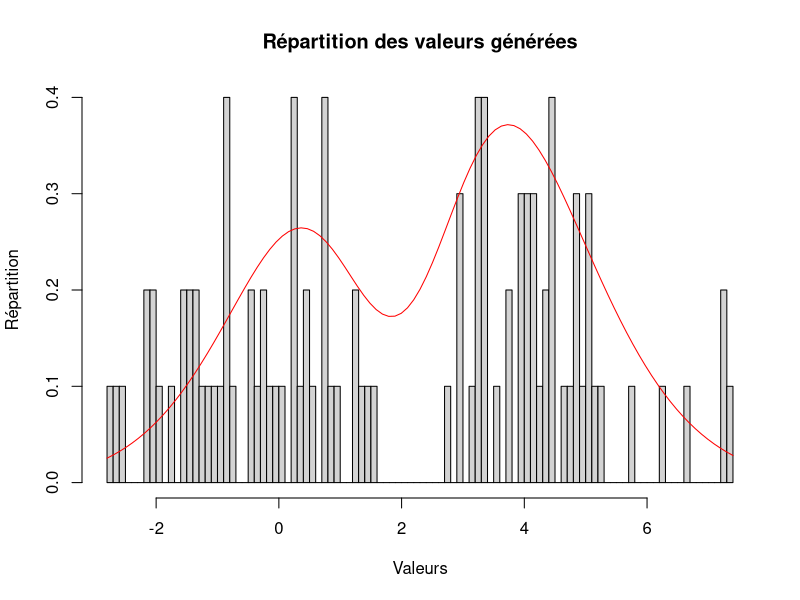

The R source for this figure:
set.seed(18)


cumu <- function(x, w, mean, sd) {
  normal_laws <- lapply(seq_len(length(w)), function(i) {
    w[i] * pnorm(x, mean = mean[i], sd = sd[i])
  })
  Reduce("+", normal_laws)
}
#Calcul de la fdr
fdr <- function(n=100, w, mean, sd) {
  r_1 <- qnorm(0.001, min(mean), max(sd))
  r_2 <- qnorm(0.999, max(mean), max(sd))
  k <- seq(r_1, r_2, (abs(r_1 - r_2) / n))
  for (i in length(w)){
    k<- c(k, mean[i])
  }
  k<-sort(k)
  cumulate <- matrix(nrow = 1, ncol = length(k))
  cumulate <- lapply(k, function(x) cumu(x, w, mean, sd))
  return(list(cumulate, k))
}

mixture <- function(x) {
  normal_laws <- lapply(seq_len(length(w)), function(i) {
    w[i] * dnorm(x, mean = mean[i], sd = sd[i])
  })
  Reduce("+", normal_laws)
}

simulate <- function(w, mean, sd, n, m) {
  
  liste <- fdr(m, w, mean, sd)[[2]]
  cumulate <- fdr(m, w, mean, sd)[[1]]
  u_1 <- runif(n)
  nb_to_generate <- rep(0, length(liste))
  nbGenere <- 0
  res <- rep(0, n)
  for (i in 1:(length(cumulate) - 1)) {
    nbGenere <- 0
    #Choisis selon quel rectangle de la fdr on va générer
    to_generate <- which(u_1 < cumulate[i + 1] & u_1 >= cumulate[i])
    nb_to_generate[i] <- length(to_generate)
    #Acceptation rejet
    while (nbGenere < nb_to_generate[i]) {
      #Une fois que l'on sait dans quel rectangle tirer Y, C'est une loi uniforme entre 2 points
      Y <- runif((nb_to_generate[i] - nbGenere), min = liste[i], max = liste[i + 1])
      u_2 <- runif((nb_to_generate[i] - nbGenere))
      height <- max(mixture(liste[i]), mixture(liste[i + 1]))
      acceptate <- which((height * u_2) <= mixture(Y))
      if (length(acceptate) > 0) {
        res[to_generate[(nbGenere + 1):min((nbGenere + length(acceptate)), nb_to_generate[i])]]=Y[acceptate[1 : min(nb_to_generate[i], length(acceptate))]]
        nbGenere=nbGenere + length(acceptate)
      }
    }
  }
  return(res)
}

w<- c(2,-1)
mean <- c(2,2)
sd <- c(2,1)
m<-10
n<-100

res <- simulate(w, mean, sd, n, m)
p1 <- hist(main = "Répartition des valeurs générées", xlab = "Valeurs", ylab = "Répartition", res, breaks = 100, freq = FALSE)
curve(2 * dnorm(x, 2, 2) - dnorm(x, 2, 1)+ dnorm(x,3,2), add = TRUE, col = "red")

microbenchmark::microbenchmark(simulate(w, mean, sd, n, m))
